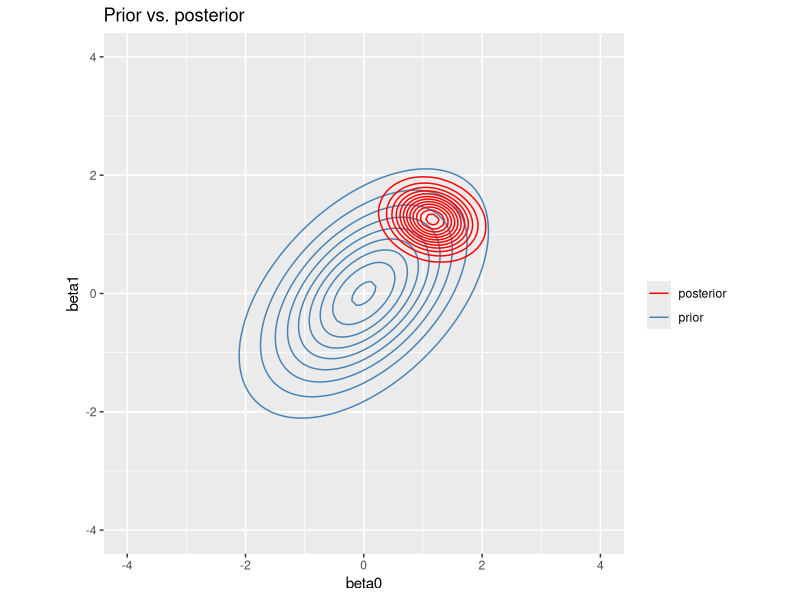

Recreate this plot in R.
### ABOUT
# Author:   Anders Hjort
# Date:     24.10.18
# About:    Code to simulate a bayesian normal multivariate distribution of beta coefficients 
#           in a linear model y = beta0 + x1*beta1

### PACKAGES
library(MASS)
library(ggplot2)
library(mvtnorm)
library(ellipse)
library(gridExtra)

#### PRIOR DISTIRBUTION ###
n = 10 #obsevations
p = 1 #covariates (in addition to intercept)
mu = c(0,0) 
cov = 0.5
sigma = matrix(c(1,cov,cov,1), nrow = 2)

#### LIKELIHOOD / OBSERVATIONS ###
# Generate design matrix of n observations with p covariates + intercept column
X = matrix(rnorm(n*p), ncol = p)
X = cbind(rep(1,n),X)

# Create the true beta-coefficients used to simulate data y = beta0 + x1*beta1+x2*beta2
b = c(1,0.5)

# Noise
eps_var = 2
eps = rnorm(n = n, mean = 0, sd = eps_var)

# "Observe"/generate some values (based on the true betas)
y = X%*%b + eps 

### POSTERIOR ###
# Use equation 1.10, 1.11 and 1.12 from project thesis
post_sigma_inv = solve(sigma) + (1/eps_var)*t(X)%*%X
post_sigma = solve(post_sigma_inv)
post_mu = t(post_sigma)%*%t(t(mu)%*%solve(sigma)+(1/eps_var)*t(y)%*%X)

# Make a grid centered in the prior mu
gridsize = 4 #number of standard deviances from the mean 
xygrid = expand.grid(x = seq(from = mu[1]-gridsize*sigma[1,1], to = mu[1]+gridsize*sigma[1,1], length.out = 100),
                     y = seq(from = mu[2]-gridsize*sigma[2,2], to = mu[2]+gridsize*sigma[2,2], length.out = 100))

# The actual calculations of the prior and posterior
prior = dmvnorm(x = xygrid, mean = mu, sigma = sigma)
posterior = dmvnorm(x = xygrid, mean = post_mu, sigma = post_sigma)
df = data.frame(cbind(xygrid, prior,posterior))

### PLOTTING ###
# Contour plots
contPlot = ggplot(df, aes(x=x, y=y)) + 
  geom_contour(aes(z = prior, col = "prior")) +
  geom_contour(aes(z = posterior, col = "posterior"))+
  coord_fixed(xlim = c(mu[1]-4*sigma[1,1],mu[1]+4*sigma[1,1]),
                               ylim = c(mu[2]-4*sigma[2,2], mu[2]+4*sigma[2,2]), ratio = 1) + 
  labs(x ="beta0",y="beta1", title = "Prior vs. posterior") + 
  scale_color_manual(name="", values = c("prior"="steelblue", "posterior" = "red"))

# Regression plot
fit1 = lm(y ~ X[,-1]) #Remove intercept
summary(fit1)

xx = seq(from=min(X[,2]), to = max(X[,2]), length.out = 100)
y_pred = coef(fit1)[1]+coef(fit1)[2]*xx

reg_df = data.frame(x = X[,2],y_obs = y)

regPlot = ggplot(data = reg_df) + 
  geom_point(aes(x=x, y=y_obs, col = "Observed values"))+
  labs(x ="x",y="y", title = "Observations and regression") +
  geom_line(aes(x=xx, y = y_pred, col = "Linear prediction"))+
  scale_color_manual(name="", values = c("Observed values"="steelblue", "Linear prediction" = "red"))

#grid.arrange(contPlot, regPlot, ncol=2)
contPlot
